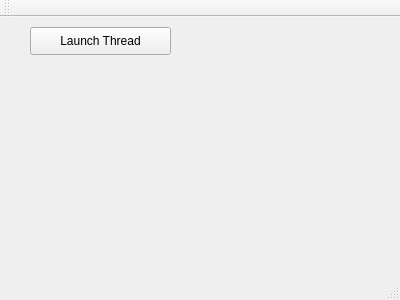
<?xml version="1.0" encoding="UTF-8"?>
<ui version="4.0">
 <class>MainWindow</class>
 <widget class="QMainWindow" name="MainWindow">
  <property name="geometry">
   <rect>
    <x>0</x>
    <y>0</y>
    <width>400</width>
    <height>300</height>
   </rect>
  </property>
  <property name="windowTitle">
   <string>MainWindow</string>
  </property>
  <widget class="QWidget" name="centralWidget">
   <widget class="QPushButton" name="btnLaunchThread">
    <property name="geometry">
     <rect>
      <x>30</x>
      <y>10</y>
      <width>141</width>
      <height>28</height>
     </rect>
    </property>
    <property name="text">
     <string>Launch Thread</string>
    </property>
   </widget>
  </widget>
  <widget class="QMenuBar" name="menuBar">
   <property name="geometry">
    <rect>
     <x>0</x>
     <y>0</y>
     <width>400</width>
     <height>26</height>
    </rect>
   </property>
  </widget>
  <widget class="QToolBar" name="mainToolBar">
   <attribute name="toolBarArea">
    <enum>TopToolBarArea</enum>
   </attribute>
   <attribute name="toolBarBreak">
    <bool>false</bool>
   </attribute>
  </widget>
  <widget class="QStatusBar" name="statusBar"/>
 </widget>
 <layoutdefault spacing="6" margin="11"/>
 <resources/>
 <connections/>
</ui>
